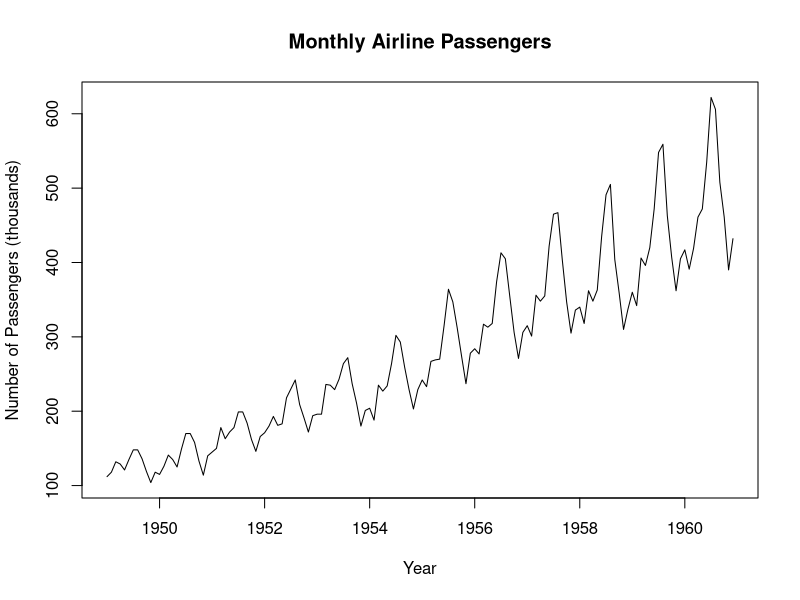
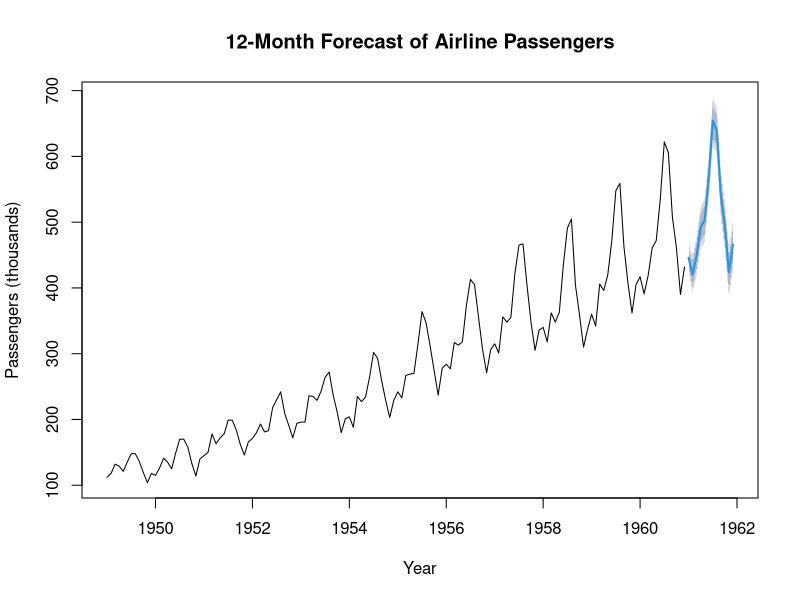

Generate these figures, in order, with R:
## ---- chunk 1


# Load library
library(forecast)

# Load AirPassengers dataset (already available in R)
data("AirPassengers")

# Convert to time series (already monthly, but assign to variable)
ap_ts <- AirPassengers

# Plot original data
plot(ap_ts,
     main = "Monthly Airline Passengers",
     xlab = "Year",
     ylab = "Number of Passengers (thousands)")

# Fit ARIMA model automatically
model <- auto.arima(ap_ts)

# Display model summary
summary(model)

# Forecast next 12 months
forecast_ap <- forecast(model, h = 12)

# Print forecast values
print(forecast_ap)

# Plot forecast
plot(forecast_ap,
     main = "12-Month Forecast of Airline Passengers",
     xlab = "Year",
     ylab = "Passengers (thousands)")
